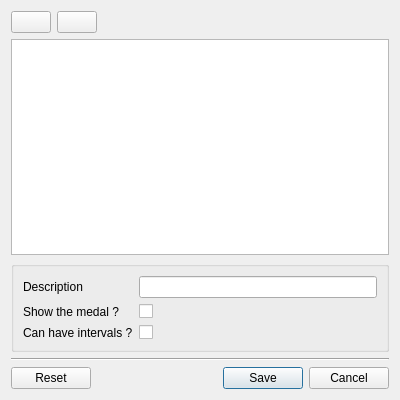
<?xml version="1.0" encoding="UTF-8"?>
<ui version="4.0">
 <class>EventTypeView</class>
 <widget class="QDialog" name="EventTypeView">
  <property name="windowModality">
   <enum>Qt::ApplicationModal</enum>
  </property>
  <property name="geometry">
   <rect>
    <x>0</x>
    <y>0</y>
    <width>400</width>
    <height>400</height>
   </rect>
  </property>
  <property name="windowTitle">
   <string>Edit &quot;Event type&quot;</string>
  </property>
  <layout class="QVBoxLayout" name="verticalLayout">
   <item>
    <layout class="QHBoxLayout" name="horizontalLayout_2">
     <item>
      <widget class="QPushButton" name="addPushButton">
       <property name="icon">
        <iconset resource="../../../resources/application.qrc">
         <normaloff>:/images/list_add</normaloff>:/images/list_add</iconset>
       </property>
      </widget>
     </item>
     <item>
      <widget class="QPushButton" name="removePushButton">
       <property name="text">
        <string/>
       </property>
       <property name="icon">
        <iconset resource="../../../resources/application.qrc">
         <normaloff>:/images/list_remove</normaloff>:/images/list_remove</iconset>
       </property>
      </widget>
     </item>
     <item>
      <spacer name="horizontalSpacer">
       <property name="orientation">
        <enum>Qt::Horizontal</enum>
       </property>
       <property name="sizeHint" stdset="0">
        <size>
         <width>40</width>
         <height>20</height>
        </size>
       </property>
      </spacer>
     </item>
    </layout>
   </item>
   <item>
    <widget class="QTableView" name="tableView">
     <property name="editTriggers">
      <set>QAbstractItemView::NoEditTriggers</set>
     </property>
     <property name="selectionMode">
      <enum>QAbstractItemView::SingleSelection</enum>
     </property>
     <property name="selectionBehavior">
      <enum>QAbstractItemView::SelectRows</enum>
     </property>
     <property name="cornerButtonEnabled">
      <bool>false</bool>
     </property>
     <attribute name="verticalHeaderVisible">
      <bool>true</bool>
     </attribute>
     <attribute name="verticalHeaderVisible">
      <bool>true</bool>
     </attribute>
    </widget>
   </item>
   <item>
    <widget class="QGroupBox" name="groupBox">
     <property name="title">
      <string/>
     </property>
     <layout class="QGridLayout" name="gridLayout">
      <item row="2" column="0">
       <widget class="QLabel" name="hasMedalLabel">
        <property name="text">
         <string>Show the medal ?</string>
        </property>
        <property name="buddy">
         <cstring>hasMedalCheckBox</cstring>
        </property>
       </widget>
      </item>
      <item row="1" column="0">
       <widget class="QLabel" name="descriptionLabel">
        <property name="text">
         <string>Description</string>
        </property>
        <property name="buddy">
         <cstring>descriptionLineEdit</cstring>
        </property>
       </widget>
      </item>
      <item row="1" column="1">
       <widget class="QLineEdit" name="descriptionLineEdit"/>
      </item>
      <item row="2" column="1">
       <widget class="QCheckBox" name="hasMedalCheckBox">
        <property name="text">
         <string/>
        </property>
       </widget>
      </item>
      <item row="3" column="0">
       <widget class="QLabel" name="hasIntervalsLabel">
        <property name="text">
         <string>Can have intervals ?</string>
        </property>
       </widget>
      </item>
      <item row="3" column="1">
       <widget class="QCheckBox" name="hasIntervalsCheckBox">
        <property name="text">
         <string/>
        </property>
       </widget>
      </item>
     </layout>
    </widget>
   </item>
   <item>
    <widget class="Line" name="line">
     <property name="orientation">
      <enum>Qt::Horizontal</enum>
     </property>
    </widget>
   </item>
   <item>
    <layout class="QHBoxLayout" name="horizontalLayout">
     <item>
      <widget class="QPushButton" name="resetPushButton">
       <property name="text">
        <string>Reset</string>
       </property>
       <property name="icon">
        <iconset resource="../../../resources/application.qrc">
         <normaloff>:/images/reset</normaloff>:/images/reset</iconset>
       </property>
      </widget>
     </item>
     <item>
      <spacer name="horizontalSpacer_2">
       <property name="orientation">
        <enum>Qt::Horizontal</enum>
       </property>
       <property name="sizeHint" stdset="0">
        <size>
         <width>40</width>
         <height>20</height>
        </size>
       </property>
      </spacer>
     </item>
     <item>
      <widget class="QPushButton" name="savePushButton">
       <property name="text">
        <string>Save</string>
       </property>
       <property name="icon">
        <iconset resource="../../../resources/application.qrc">
         <normaloff>:/images/save</normaloff>:/images/save</iconset>
       </property>
       <property name="default">
        <bool>true</bool>
       </property>
      </widget>
     </item>
     <item>
      <widget class="QPushButton" name="cancelPushButton">
       <property name="text">
        <string>Cancel</string>
       </property>
       <property name="icon">
        <iconset resource="../../../resources/application.qrc">
         <normaloff>:/images/cancel</normaloff>:/images/cancel</iconset>
       </property>
      </widget>
     </item>
    </layout>
   </item>
  </layout>
 </widget>
 <resources>
  <include location="../../../resources/application.qrc"/>
 </resources>
 <connections/>
</ui>
